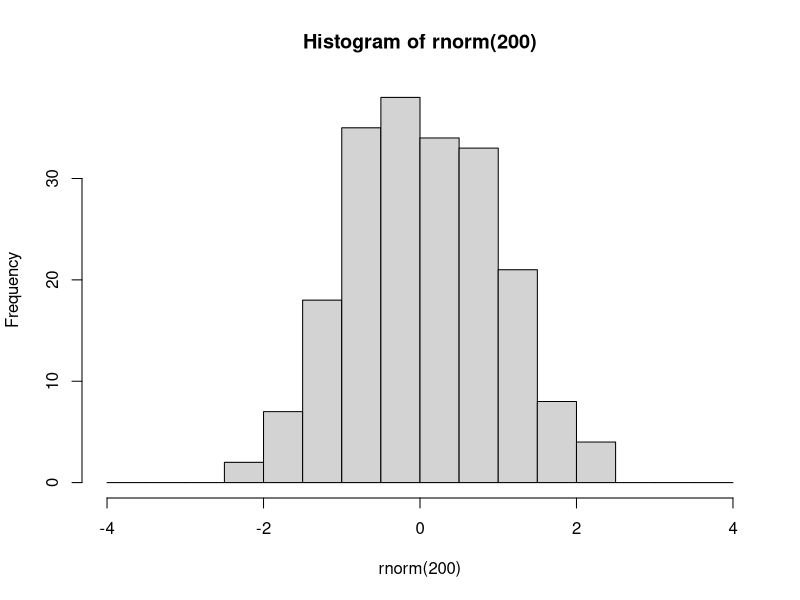
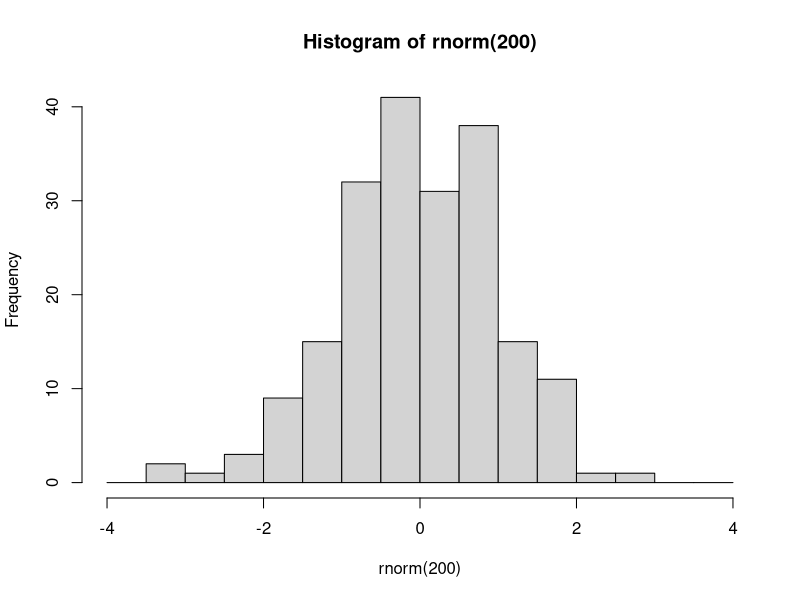

Here is the R script that generated these plots, in order:
###################################
###################################
########                   ########
########   Data Science 1  ########
########       Lab 6       ########
########  26th Nov. 2024   ########
########                   ########
###################################
###################################

# Welcome to lab number 6. Today we'll be introducing pipes and the tidyverse,
# then reviewing linear models.

#####################
####    Pipes    ####
#####################

# The pipe operator looks like this: |>
# It signifies: take the element on the left and use it as the first argument in the function on the right

# Example

hist(rnorm(200), breaks = seq(-4, 4, 0.5))
# is equivalent to

rnorm(200) |> hist(breaks = seq(-4, 4, 0.5))
runif(10, 1, 10) |> log() |> sqrt() |> round(x = _, 2)


# The purpose of the pipe is mostly aesthetic, in particular to avoid large numbers of parentheses when something needs to be transformed using multiple functions:

### 1.1 Rewrite the following expression using pipes:
set.seed(123)
round(sqrt(log(runif(10, 1, 10))), 2)

# Pipes were initially created in a package called magrittr, part of the 'tidyverse' group of packages

########################
####    Packages    ####
########################

# Packages are essentially environments full of functions and/or objects which aren't loaded into R by default, but must be first installed (generally from a repository called CRAN), and then loaded

# Here we will install tidyverse, which is not one but a series of packages written by the same group of people, which share a number of syntactical features

install.packages('tidyverse')

# After you have installed tidyverse into your packages, you must also load it into your environment

library(tidyverse)

# You will only have to install a package once. However, every time you start fresh in a new R environment, you will have to load the packages you need again.

#########################
####    TIDYVERSE    ####
#########################

# The tidyverse encompasses a very large number of packages, and is fairly powerful (in that you can do a lot using tidyverse packages)
# However, you DO NOT need to use tidyverse exclusively! I mostly don't use it, for example, preferring to stick to base R except for a few functionalities.

# Downsides of tidyverse include: unique syntax which is very different from other programming languages such as python
# 'Black box' functions that have specific purposes that must be remembered, as opposed to more general-purpose functions in base R
# Often actually more verbose than base R (ie. requires more lines of code to do the same thing)
# Using tidyverse is a matter of preference!

# The pipe operator was originally introduced in the tidyverse package magrittr.
# The tidyverse pipe operator looks like this: %>%

set.seed(123)
runif(10, 1, 10) |>
  log() |>
  sqrt() |>
  round(digits = 2)

# In this class we will look at 2 important tidyverse packages.
# Today we will look at dplyr, which is used to manipulate and transform data.
# Next week we will learn ggplot2, which is used for plotting and data visualisation

#####################
####    dplyr    ####
#####################

# The philosophy behind dplyr is that every data transformation can be done using a function, and multiple transformations can be done by piping an object through multiple functions
# For example, in dplyr we no longer use indexing.
# Instead we use the functions 'select', to choose specific columns in a data frame, and 'filter', to choose specific rows.

data(mtcars)

# so instead of:
mtcars[mtcars$cyl == 6, 1:5]
# we would write:
mtcars %>%
  filter(cyl == 6) %>%
  select(1:5)

### 2.1
# using select() and filter(), create a new database of cars that are over 4000 lbs in weight, retaining only the wt and mpg columns.
# Save this database to an object called 'df'.
df <- mtcars %>%
  filter(wt > 4) %>%
  select(wt, mpg)
# After you have selected the rows and columns you are interested in, you can
# change the order of the rows using arrange

df %>% arrange(wt)

df %>% arrange(desc(wt))


# To change variables, we can use mutate()
df <- df %>% mutate(wt_kg = wt * 453.592, km_per_l = mpg * 1.60934 / 3.78541)

# And we can use ifelse() within mutate()
mtcars <- mtcars %>%
  mutate(wt_class = ifelse(wt >= 4, 'Oversized', 'Standard'))

# We can even do a sultiple ifelse statment using case_when()
mtcars <- mtcars %>%
  mutate(
    efficiency = case_when(
      mpg <= 15 ~ 'low',
      mpg > 15 & mpg <= 20 ~ 'medium',
      mpg > 20 ~ 'high'
    )
  )

# Next, summarise (or summarize) is a useful function which collapses a dataframe into a single row and can calculate summary statistics, eg:

mtcars %>%
  summarise(
    mean_wt = mean(wt),
    sd_wt = sd(wt),
    n = length(mpg)
  )

# We can also use summarise to collapse a data frame not into one single row, but into as many rows as we have groups of interest.
# To do this, first we need to use group_by()

mtcars %>% group_by(efficiency)

# You'll notice that this automatically changes the data frame into a new kind of object, called a tibble.
# Tibbles are basically tidyverse dataframes, that display information slightly differently, and are a bit more particular about certain things like not wanting empty cells.
# Tibbles can also be grouped, which allows for further operations down the line
# For example:

mtcars %>%
  group_by(efficiency) %>%
  summarise(
    wt_kg = mean(wt),
    n = length(hp)
  ) %>%
  arrange(
    c('high', 'medium', 'low')
  )

# You can group by multiple variables

mtcars %>%
  group_by(efficiency, cyl) %>%
  summarise(
    wt_kg = mean(wt),
    n = length(hp)
  )

# After grouping a tibble, remember to ungroup it later using ungroup(), or you may have issues down the line.

# 3.1
data(iris)
# using the dplyr functions do the following:
# create a new column called Petal.Area which is the product of the petal width and petal length columns.
# For each of the different species of iris, present the mean and standard deviation for the sepal length, sepal width, and petal area, as well as the number of samples (n)
# Order this database in decreasing order of average petal length.
iris %>%
  mutate(Petal.Area = Petal.Length * Petal.Width) %>%
  group_by(Species) %>%
  summarise(
    mean_Sepal_Len = mean(Sepal.Length),
    sd_Sepal_Len = sd(Sepal.Length),
    mean_Sepal_Wid = mean(Sepal.Width),
    sd_Sepal_Wid = sd(Sepal.Width),
    mean_Petal_Area = mean(Petal.Area),
    sd_Petal_Area = sd(Petal.Area),
    mean_Petal_Len = mean(Petal.Length),
    n = n()
  ) %>%
  arrange(desc(mean_Petal_Len)) -> iris_final
###################################
####    Linear models intro    ####
###################################

# We can run an OLS linear model using lm()
# Inside the lm and other model functions we use formulas
# Formulas have the dependent variable on the left and the independent (predictor) variables on the right with a ~ in between
# Lets run a bivariate regression of engine displacement (in cubic inches) on miles per gallon (1mpg = 1km/L)
# N.B engine displacement is essentially a measure of engine size and therefore power

model <- lm(mpg ~ disp, data = mtcars)
summary(model)
### 4.1
# Interpret the Estimate value in the (Intercept) row.
#The intercept represents the estimated fuel efficiency for a hypothetical vehicle with an engine displacement of 0 cubic inches.
#t is approximately 29.6 mpg. Since an engine size of 0 is physically impossible, this value is purely theoretical and serves as the baseline for the regression line.
### 4.2
# Interpret the Estimate value in the disp row.
#the fuel efficiency of the car decreases by an average of 0.041 miles per gallon.
### 4.3
# Is the relationship between these two variables positive or negative? Why do you think that might be?
#The relationship is negative (inverse). As engine size (displacement) increases, fuel efficiency (mpg) decreases.
### 4.4 What is the predicted average efficiency in miles per gallon of a car with a 200 cubic inch engine?
# mpg = 21.36
# Let's transform the independent variable:
mtcars$disp_centred <- mtcars$disp - mean(mtcars$disp)

### 4.5
# compare the mean and variance of the new variable with the untransformed variable. What do you notice?
mtcars$disp_centred <- mtcars$disp - mean(mtcars$disp)
mean(mtcars$disp_centred)
var(mtcars$disp_centred)

# mean returns effectively -1.199041e-14
# var returns = 15360
### 4.6
# Run the linear regression again, but this time with disp_centred as the independent variable.
# Interpret the Estimate value in the disp_centred row.
# What is the point of performing this transformation?
model_centred <- lm(mpg ~ disp_centred, data = mtcars)
summary(model_centred)
# intercept has changed to 20.09
### 4.7
# 1 cubic inch is 16.4 cubic centimeters
# 1 mile per gallon is 0.425 km/L
# Transform the disp_centred variable so that it is in cubic centimeters instead of cubic inches
# Transform the mpg variable so that it is in km/L
# Run the regression one final time with the new variables
# Interpret the two parameter estimates.
# What is the predicted average efficiency in km/L of a car with an engine displacement of 6500cc?
mtcars$disp_cc <- mtcars$disp * 16.4
mtcars$disp_cc_centred <- mtcars$disp_cc - mean(mtcars$disp_cc)
mtcars$kml <- mtcars$mpg * 0.425
model_cc <- lm(kml ~ disp_cc_centred, data = mtcars)
coef(model_cc)
mean_cc <- mean(mtcars$disp_cc)
# prediction for 6500cc:
deviation <- 6500 - mean_cc
pred_kml <- coef(model_cc)[1] + coef(model_cc)[2] * deviation
print(pred_kml)
# the fuel effiency is 5.55km/l
### 4.8
# Run the following code:
y <- mtcars$mpg
x <- cbind(1, mtcars$wt)

# A couple of functions for you to know:
# t() returns the transpose of any matrix
# solve() returns the inverse of any (invertible) matrix
# %*% is matrix multiplication

# with that in mind try to code the following expression in R:
# (x'x)^(-1) * (x'y)
# where ' means the transpose
# Run the code you have written. Compare to the regression output from the lecture (lm(mpg ~ wt, data = mtcars))
# What do you find?
beta_matrix <- solve(t(x) %*% x) %*% t(x) %*% y
print(beta_matrix)
coef(lm(mpg ~ wt, data = mtcars))

# result are similar
